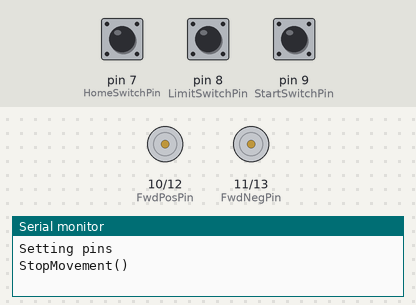
This sketch was run on a simulated Arduino Uno, built with avr-gcc and run on an emulated ATmega328P. Parts: motor-driver pin pairs drawn as motors (green arrow = first pin HIGH = forward, orange = second pin HIGH = backward, longer = more drive), the last lines printed to the serial monitor. Inputs (shaded band) come from the test bench; at power-on: pin 9 (StartSwitchPin) LOW, pin 8 (LimitSwitchPin) LOW, pin 7 (HomeSwitchPin) LOW.

Above: at 1.2 s.
1.3 s: pin 9 (StartSwitchPin) pulled HIGH for 0.15 s
At 2.5 s:
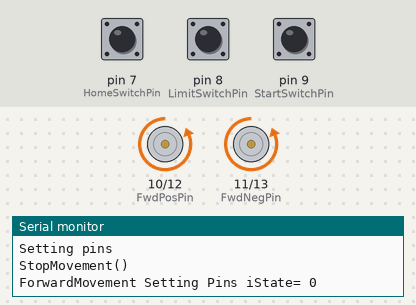
2.9 s: pin 8 (LimitSwitchPin) pulled HIGH for 0.15 s
At 4.0 s:
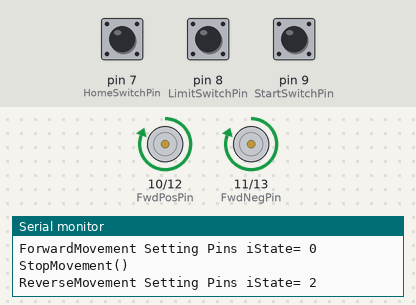
Timing chart, 0 to 5.9 s (numbered marks = the images above; inputs shaded):
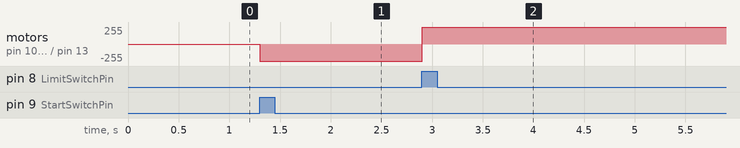

The sketch:

CanCrusherAutomation_v0.10.00.ino
```cpp
/* Can Crusher Device - Automation
 *
 *  v0.10.00 Rel: 2019-05-02
 *  Author: Ernie Smith
 *  esmithiii2003@yahoo.com
 *
 */

const int HomeSwitchPin = 7;
const int LimitSwitchPin = 8;
const int StartSwitchPin =9;
const int FwdPosPin=10;
const int FwdNegPin=11;
const int RevPosPin=12;
const int RevNegPin=13;
const unsigned long MaxElapsedForward_ms = 15000;

int iState = 0;
int val = 0;
unsigned long StartTimer = 0;
unsigned long CurrentTime = 0;


/*
 * Int iState:
 * 0 = At Home Position
 * 1 = Moving Forward
 * 2 = At Limit position
 * 3 = Reversing
 *
 */

void setup() {
  Serial.begin(9600);
  Serial.println("Setting pins");

  pinMode(HomeSwitchPin, INPUT);
  pinMode(LimitSwitchPin, INPUT);
  pinMode(StartSwitchPin, INPUT);
  pinMode(FwdPosPin, OUTPUT);
  pinMode(FwdNegPin, OUTPUT);
  pinMode(RevPosPin, OUTPUT);
  pinMode(RevNegPin, OUTPUT);
  //Serial.println("Calling StopMovement()");

  StopMovement();
}

void StopMovement(){
  digitalWrite(FwdPosPin, HIGH);
  digitalWrite(FwdNegPin, HIGH);
  digitalWrite(RevPosPin, HIGH);
  digitalWrite(RevNegPin, HIGH);
  Serial.println("StopMovement()");
}

void ForwardMovement(){
  val = digitalRead(LimitSwitchPin);
  if (val == HIGH) {
    StopMovement();
    iState = 2;
  } else {
    if (StartTimer == 0) {
      StartTimer = millis();
    }
    CurrentTime = millis();
    if ((CurrentTime-StartTimer)>MaxElapsedForward_ms){
      StopMovement();
      iState=2;
    }else {
      if (iState != 1) {
        Serial.print("ForwardMovement Setting Pins iState= " );
        Serial.println (iState);
        iState = 1;
        digitalWrite(RevPosPin, HIGH);
        digitalWrite(RevNegPin, HIGH);
        digitalWrite(FwdPosPin, LOW);
        digitalWrite(FwdNegPin, LOW);
      }
    }
  }
}

void ReverseMovement(){
  val = digitalRead(HomeSwitchPin);
  StartTimer=0;
  if (val == HIGH) {
    StopMovement();
    iState = 0;
  } else {
    if (iState != 3) {
      Serial.print("ReverseMovement Setting Pins iState= " );
      Serial.println (iState);
      iState = 3;
      digitalWrite(FwdPosPin, HIGH);
      digitalWrite(FwdNegPin, HIGH);
      digitalWrite(RevPosPin, LOW);
      digitalWrite(RevNegPin, LOW);
    }
  }
}

void loop() {
  switch(iState){
    case 0: // At Home Position (or restarting)
      val = digitalRead(StartSwitchPin);
      if (val == HIGH) {
        ForwardMovement();
      }
      break;
    case 1: // Moving Forward
      ForwardMovement();
      break;
    case 2: // At limit position
      ReverseMovement();
      break;
    case 3: // Reversing
      ReverseMovement();
      break;
  }
  delay(1);

}
```

Measured:
- after the input at 1.3 s, motor on pin 10 (FwdPosPin) / pin 12 (RevPosPin), motor on pin 11 (FwdNegPin) / pin 13 (RevNegPin): stopped → backward 255/255 at once
- after the input at 2.9 s, motor on pin 10 (FwdPosPin) / pin 12 (RevPosPin), motor on pin 11 (FwdNegPin) / pin 13 (RevNegPin): backward 255/255 → forward 255/255 at once
